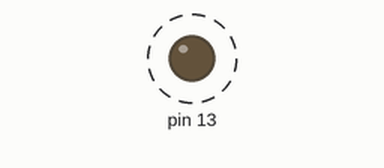
Recording of a sketch running on a simulated Arduino Uno, built with avr-gcc and run on an emulated ATmega328P. Parts: output pins drawn as LEDs (lit = HIGH). Dashed ring = blinking.

Above: at 0.5 s.
Timing chart, 0 to 4.6 s (numbered marks = the images above):
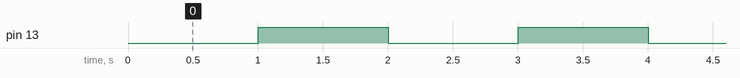

The sketch:

taask1lab8.ino
```cpp
void setup(){
  pinMode(13,OUTPUT);
  TCCR1A=0;
  TCCR1B=0;
  TCNT1=0;
  TCCR1B |=(1<<CS12)|(1<<CS10);
   }
  void loop(){
    if(TCNT1>15625){
      TCNT1=0;
      digitalWrite(13,!digitalRead(13));
  }
}
```

Measured:
- by itself, pin 13: alternates HIGH for 1.0 s and LOW for 1.0 s
